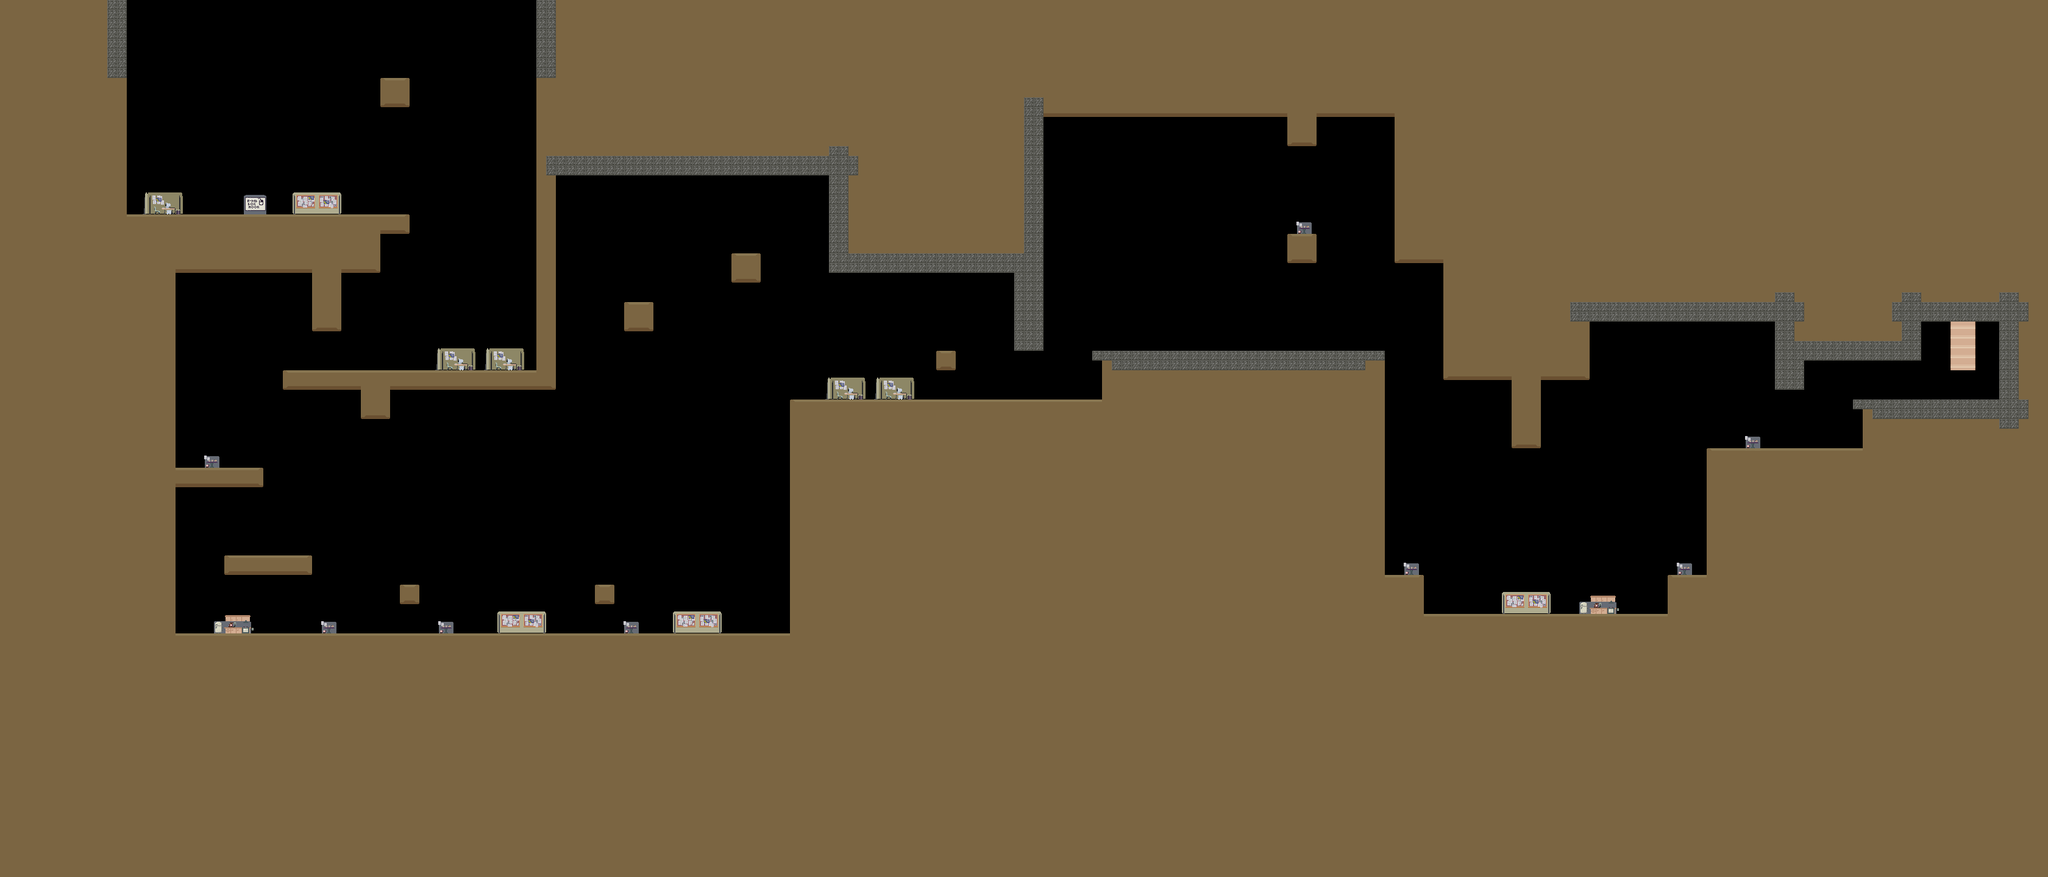

This is a level from a 2D game, rendered from its Tiled map with the project's own tilesets. A one-line summary and the map file follow, with tile-layer data summarised:
An orthogonal 210x90 tile map with 16x16 px tiles, 2 tile layers (BackgroundTiles, GameplayTiles), 4 tilesets and 81 objects.

<map version="1.0" orientation="orthogonal" renderorder="right-down" width="210" height="90" tilewidth="16" tileheight="16" nextobjectid="349">
 <tileset firstgid="1" source="Environment.tsx" />
 <tileset firstgid="37" source="EnvironmentProps.tsx" />
 <tileset firstgid="41" name="ObjectTiles" tilewidth="45" tileheight="55" tilecount="10" columns="0">
  <tile id="0">
   <properties>
    <property name="object_type" value="obj_player" />
   </properties>
   <image width="10" height="19" source="../Assets/char_start_01.png" />
  </tile>
  <tile id="1">
   <properties>
    <property name="object_type" value="obj_block_mobile" />
   </properties>
   <image width="32" height="32" source="../Assets/physics_block.png" />
  </tile>
  <tile id="2">
   <properties>
    <property name="object_type" value="obj_door" />
   </properties>
   <image width="45" height="55" source="../Assets/Elevator_up.png" />
  </tile>
  <tile id="3">
   <image width="41" height="19" source="../Assets/Elevator_extension.png" />
  </tile>
  <tile id="4">
   <properties>
    <property name="object_type" value="obj_block_noGrapple" />
   </properties>
   <image width="16" height="16" source="../Assets/Glass_object.png" />
  </tile>
  <tile id="5">
   <properties>
    <property name="object_type" value="obj_block_static" />
   </properties>
   <image width="16" height="16" source="../Assets/Ground_object.png" />
  </tile>
  <tile id="6">
   <properties>
    <property name="object_type" value="obj_spike" />
   </properties>
   <image width="16" height="16" source="../Assets/Spike_object.png" />
  </tile>
  <tile id="7">
   <properties>
    <property name="object_type" value="obj_movingPlatform" />
   </properties>
   <image width="35" height="48" source="../../../Assets/Environment/Crane.png" />
  </tile>
  <tile id="8">
   <properties>
    <property name="object_type" value="obj_pickup" />
   </properties>
   <image width="6" height="6" source="../../../Assets/Environment/pickup_floppy.png" />
  </tile>
  <tile id="9">
   <properties>
    <property name="object_type" value="obj_guard" />
   </properties>
   <image width="20" height="21" source="../Assets/Guard_idle.png" />
  </tile>
 </tileset>
 <tileset firstgid="51" name="TutorialSigns" tilewidth="48" tileheight="32" tilecount="6" columns="6">
  <image source="../Assets/Tutorial_texts.png" width="288" height="32" />
 </tileset>
 <layer name="BackgroundTiles" width="210" height="90">
  <data>[18900 cells, 25 non-empty, 6 distinct tile ids]</data>
 </layer>
 <layer name="GameplayTiles" width="210" height="90">
  <data>[18900 cells, 13140 non-empty, 8 distinct tile ids]</data>
 </layer>
 <objectgroup name="Objects" opacity="0.37">
  <object id="171" gid="41" x="336" y="336" width="10" height="19" />
  <object id="249" gid="45" x="1792" y="592" width="480" height="16" />
  <object id="251" gid="42" x="464" y="320" width="32" height="32" />
  <object id="256" gid="46" x="1296" y="688" width="512" height="32" />
  <object id="258" gid="46" x="1808" y="672" width="32" height="80" />
  <object id="263" gid="45" x="1664" y="576" width="48" height="416" />
  <object id="264" gid="45" x="1360" y="448" width="304" height="32" />
  <object id="265" gid="46" x="2576" y="624" width="32" height="144" />
  <object id="266" gid="45" x="2608" y="528" width="304" height="32" />
  <object id="268" gid="46" x="2480" y="736" width="48" height="112" />
  <object id="269" gid="46" x="3056" y="752" width="32" height="80" />
  <object id="270" gid="46" x="2800" y="976" width="32" height="208" />
  <object id="272" gid="46" x="2304" y="1040" width="448" height="32" />
  <object id="273" gid="45" x="3040" y="672" width="240" height="16" />
  <object id="274" gid="46" x="2368" y="624" width="208" height="32" />
  <object id="275" gid="46" x="2240" y="960" width="32" height="368" />
  <object id="276" gid="45" x="2912" y="640" width="48" height="48" />
  <object id="277" gid="46" x="2800" y="768" width="256" height="32" />
  <object id="278" gid="46" x="2272" y="1008" width="64" height="64" />
  <object id="280" gid="45" x="2912" y="592" width="240" height="80" />
  <object id="281" gid="46" x="2736" y="1008" width="64" height="64" />
  <object id="282" gid="46" x="1536" y="608" width="32" height="32" />
  <object id="283" gid="46" x="176" y="384" width="496" height="32" />
  <object id="284" gid="46" x="624" y="176" width="48" height="48" />
  <object id="285" gid="46" x="880" y="608" width="32" height="480" />
  <object id="286" gid="46" x="464" y="640" width="448" height="32" />
  <object id="287" gid="46" x="512" y="544" width="48" height="160" />
  <object id="288" gid="46" x="560" y="448" width="64" height="64" />
  <object id="289" gid="46" x="256" y="1040" width="32" height="656" />
  <object id="290" gid="46" x="288" y="448" width="224" height="64" />
  <object id="291" gid="46" x="256" y="1072" width="1040" height="32" />
  <object id="292" gid="46" x="1024" y="544" width="48" height="48" />
  <object id="293" gid="46" x="1200" y="464" width="48" height="48" />
  <object id="294" gid="46" x="1296" y="1072" width="32" height="384" />
  <object id="295" gid="45" x="912" y="288" width="496" height="32" />
  <object id="296" gid="45" x="1360" y="416" width="32" height="128" />
  <object id="297" gid="46" x="1712" y="192" width="576" height="32" />
  <object id="298" gid="46" x="2112" y="432" width="48" height="48" />
  <object id="299" gid="46" x="288" y="800" width="144" height="32" />
  <object id="300" gid="46" x="592" y="688" width="48" height="48" />
  <object id="301" gid="46" x="976" y="992" width="32" height="32" />
  <object id="302" gid="46" x="656" y="992" width="32" height="32" />
  <object id="303" gid="46" x="368" y="944" width="144" height="32" />
  <object id="304" gid="46" x="2112" y="240" width="48" height="48" />
  <object id="305" gid="46" x="2288" y="432" width="112" height="272" />
  <object id="306" gid="49" x="2048" y="416" width="6" height="6" />
  <object id="307" gid="49" x="2048" y="384" width="6" height="6" />
  <object id="309" gid="49" x="2208" y="416" width="6" height="6" />
  <object id="311" gid="49" x="2208" y="384" width="6" height="6" />
  <object id="313" gid="49" x="1776" y="384" width="6" height="6" />
  <object id="314" gid="49" x="1776" y="288" width="6" height="6" />
  <object id="316" gid="49" x="1776" y="432" width="6" height="6" />
  <object id="318" gid="49" x="1776" y="336" width="6" height="6" />
  <object id="320" gid="49" x="1776" y="480" width="6" height="6" />
  <object id="321" gid="49" x="1888" y="288" width="6" height="6" />
  <object id="322" gid="49" x="1936" y="288" width="6" height="6" />
  <object id="323" gid="49" x="1984" y="288" width="6" height="6" />
  <object id="324" gid="46" x="2368" y="592" width="32" height="160" />
  <object id="325" gid="45" x="3280" y="672" width="16" height="144" />
  <object id="326" gid="45" x="3152" y="528" width="144" height="80" />
  <object id="327" gid="43" x="3200" y="656" width="45" height="55" />
  <object id="328" gid="45" x="880" y="128" width="32" height="240" />
  <object id="329" gid="45" x="176" y="128" width="32" height="256" />
  <object id="330" gid="46" x="176" y="352" width="32" height="224" />
  <object id="331" gid="49" x="592" y="512" width="6" height="6" />
  <object id="332" gid="49" x="608" y="512" width="6" height="6" />
  <object id="333" gid="49" x="592" y="496" width="6" height="6" />
  <object id="334" gid="49" x="608" y="496" width="6" height="6" />
  <object id="335" gid="49" x="480" y="768" width="6" height="6" />
  <object id="336" gid="49" x="496" y="768" width="6" height="6" />
  <object id="337" gid="49" x="480" y="784" width="6" height="6" />
  <object id="338" gid="49" x="496" y="784" width="6" height="6" />
  <object id="339" gid="49" x="2304" y="704" width="6" height="6" />
  </objectgroup>
</map>
<!-- 8 of 81 objects omitted -->